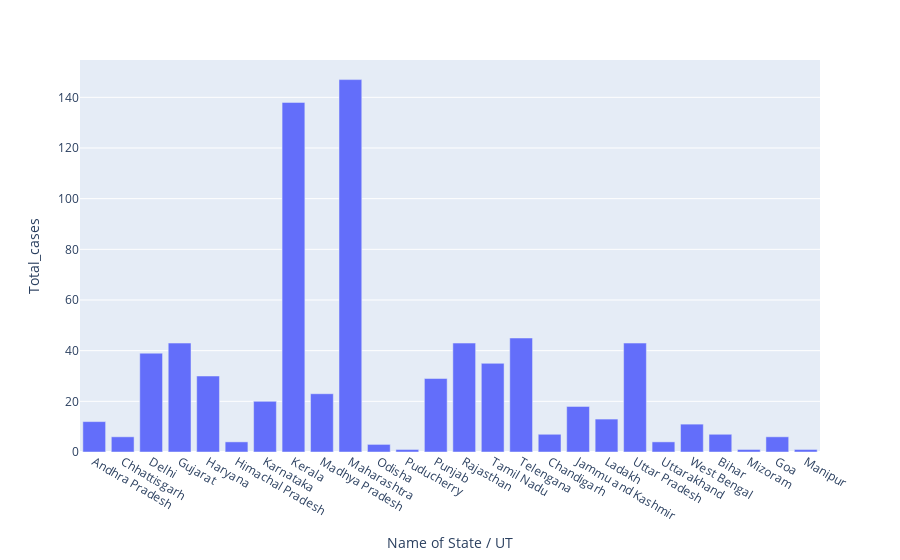

The notebook cell saved with this chart:
### Code cell
# Plotly xpress
px.bar(df, x='Name of State / UT', y='Total_cases')

### Figure 1 — Plotly figure (JSON) as saved in the notebook; plotly's stock layout.template omitted (floating-point values rounded to 4 significant figures)
{"data": [{"alignmentgroup": "True", "hovertemplate": "Name of State / UT=%{x}<br>Total_cases=%{y}<extra></extra>", "legendgroup": "", "marker": {"color": "#636efa"}, "name": "", "offsetgroup": "", "orientation": "v", "showlegend": false, "textposition": "auto", "type": "bar", "x": ["Andhra Pradesh", "Chhattisgarh", "Delhi", "Gujarat", "Haryana", "Himachal Pradesh", "Karnataka", "Kerala", "Madhya Pradesh", "Maharashtra", "Odisha", "Puducherry", "Punjab", "Rajasthan", "Tamil Nadu", "Telengana", "Chandigarh", "Jammu and Kashmir", "Ladakh", "Uttar Pradesh", "Uttarakhand", "West Bengal", "Bihar", "Mizoram", "Goa", "Manipur"], "xaxis": "x", "y": [12, 6, 39, 43, 30, 4, 20, 138, 23, 147, 3, 1, 29, 43, 35, 45, 7, 18, 13, 43, 4, 11, 7, 1, 6, 1], "yaxis": "y"}], "layout": {"barmode": "relative", "legend": {"tracegroupgap": 0}, "margin": {"t": 60}, "xaxis": {"anchor": "y", "domain": [0, 1], "title": {"text": "Name of State / UT"}}, "yaxis": {"anchor": "x", "domain": [0, 1], "title": {"text": "Total_cases"}}}}
